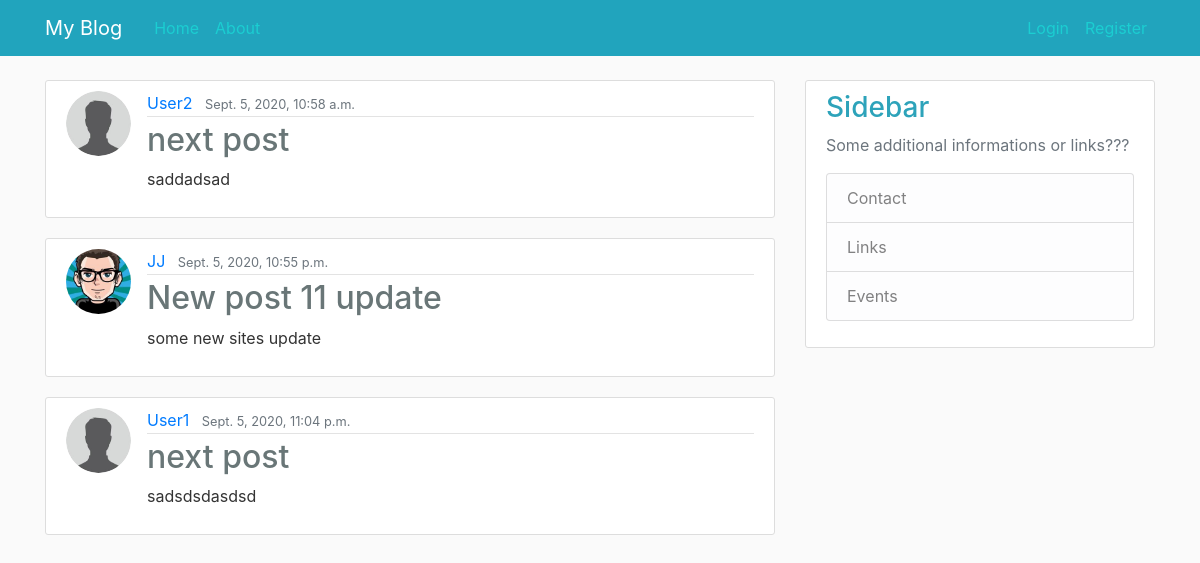
The page / on the database its author committed.
### blog/models.py (models this page shows, shortened)
class Post(models.Model):
    title = models.CharField(max_length=100)
    content = models.TextField()
    date_posted = models.DateTimeField(default=timezone.now)
    author = models.ForeignKey(User, on_delete=models.CASCADE)

### users/models.py (models this page shows, shortened)
class Profile(models.Model):
    user = models.OneToOneField(User, on_delete=models.CASCADE)
    image = models.ImageField(default='default.jpg', upload_to='profile_pics')

### blog/views.py (the view)
# urls.py: path('', PostListView.as_view(), name='blog-home'),
class PostListView(ListView):
    model = Post
    template_name = 'blog/home.html'
    context_object_name = 'posts'
    post_order = ['-date_posted']
    paginate_by = 3

### blog/templates/blog/home.html
{% extends "blog/base.html" %}
{% block content %}
    {% for post in posts %}
        <article class="media content-section">
          <img class="rounded-circle article-img" src="{{ post.author.profile.image.url }}">
          <div class="media-body">
            <div class="article-metadata">
              <a class="mr-2" href="#">{{ post.author }}</a>
              <small class="text-muted">{{ post.date_posted}}</small>
            </div>
            <h2><a class="article-title" href="{% url 'post-detail' post.id %}">{{ post.title }}</a></h2>
            <p class="article-content">{{ post.content }}</p>
          </div>
        </article>
    {% endfor %}
{% endblock content %}

### blog/static/blog/main.css (style rules this page uses)
body { background: #fafafa; color: #333333; margin-top: 5rem; }
h1, h2, h3, h4, h5, h6 { color: #2da3ba; }
.content-section { background: #ffffff; padding: 10px 20px; border: 1px solid #dddddd; border-radius: 3px; margin-bottom: 20px; }
.article-title { color: #697677; }
.article-content { white-space: pre-line; }
.article-img { height: 65px; width: 65px; margin-right: 16px; }
.article-metadata { padding-bottom: 1px; margin-bottom: 4px; border-bottom: 1px solid #e3e3e3 }

### rows shown on the page
Post: author.profile.image (placeholder picture), author "User2", date_posted "Sept. 5, 2020, 10:58 a.m.", title "next post", content "saddadsad"
Post: author.profile.image (picture), author "JJ", date_posted "Sept. 5, 2020, 10:55 p.m.", title "New post 11 update", content "some new sites update"
Post: author.profile.image (placeholder picture), author "User1", date_posted "Sept. 5, 2020, 11:04 p.m.", title "next post", content "sadsdsdasdsd"
